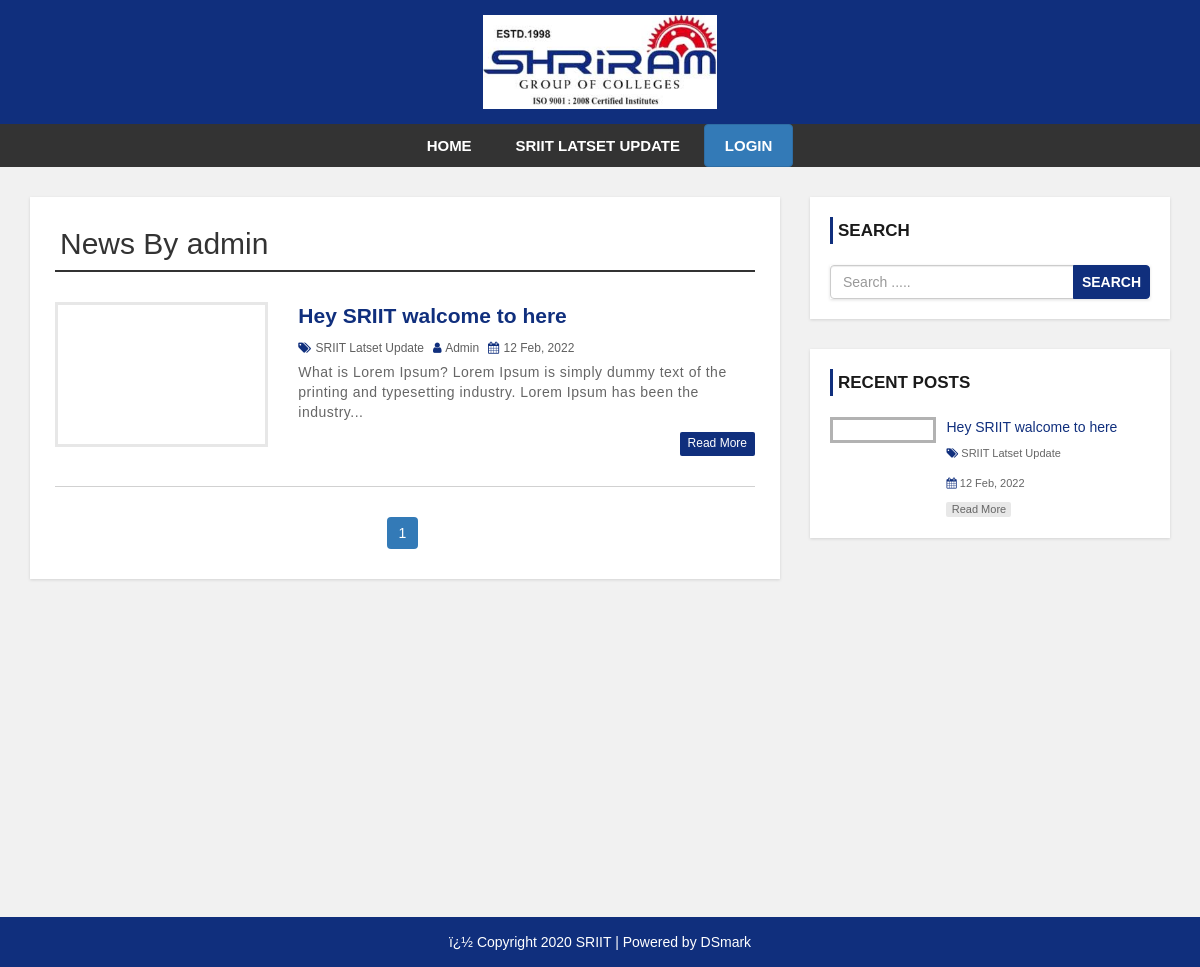
/author.php?aid=49, run on the app's committed database.
### tables this page shows
CREATE TABLE `settings` (
  `id` int(11) NOT NULL,
  `websitename` varchar(60) NOT NULL,
  `logo` varchar(50) NOT NULL,
  `footerdesc` varchar(255) NOT NULL
);

CREATE TABLE `category` (
  `category_id` int(11) NOT NULL,
  `category_name` varchar(100) NOT NULL,
  `post` int(11) NOT NULL DEFAULT 0
);

CREATE TABLE `post` (
  `post_id` int(11) NOT NULL,
  `title` varchar(100) NOT NULL,
  `description` text NOT NULL,
  `category` varchar(100) NOT NULL,
  `post_date` varchar(50) NOT NULL,
  `author` int(11) NOT NULL,
  `post_img` varchar(100) NOT NULL
);

CREATE TABLE `user` (
  `user_id` int(10) UNSIGNED NOT NULL,
  `first_name` varchar(30) NOT NULL,
  `last_name` varchar(30) NOT NULL,
  `username` varchar(30) DEFAULT NULL,
  `password` varchar(40) DEFAULT NULL,
  `role` int(11) NOT NULL
);

### config.php (called while the page is built, shortened)
<?php
$hostname = "http://localhost/SRIIT";
?>

### author.php (the view, shortened to what this page needs)
<?php include 'header.php'; ?>
    <div id="main-content">
      <div class="container">
        <div class="row">
            <div class="col-md-8">
              <div class="post-container">
                <?php
                include "config.php";
                if(isset($_GET['aid'])){
                  $auth_id = $_GET['aid'];
                  $sql1 = "SELECT * FROM post JOIN user
                          ON post.author = user.user_id
                          WHERE post.author = {$auth_id}";
                  $result1 = mysqli_query($conn, $sql1) or die("Query Failed.");
                  $row1 = mysqli_fetch_assoc($result1);
                ?>
                <h2 class="page-heading">News By <?php echo $row1['username']; ?></h2>
                <?php
                  $limit = 3;
                  if(isset($_GET['page'])){
                    $page = $_GET['page'];
                  }else{
                    $page = 1;
                  }
                  $offset = ($page - 1) * $limit;
                  $sql = "SELECT post.post_id, post.title, post.description,post.post_date,post.author,
                  category.category_name,user.username,post.category,post.post_img FROM post
                  LEFT JOIN category ON post.category = category.category_id
                  LEFT JOIN user ON post.author = user.user_id
                  WHERE post.author = {$auth_id}
                  ORDER BY post.post_id DESC LIMIT {$offset},{$limit}";
                  $result = mysqli_query($conn, $sql) or die("Query Failed.");
                  if(mysqli_num_rows($result) > 0){
                    while($row = mysqli_fetch_assoc($result)) {
                ?>
                  <div class="post-content">
                      <div class="row">
                          <div class="col-md-4">
                            <a class="post-img" href="single.php?id=<?php echo $row['post_id']; ?>"><img src="admin/upload/<?php echo $row['post_img']; ?>" alt=""/></a>
                          </div>
                          <div class="col-md-8">
                            <div class="inner-content clearfix">
                                <h3><a href='single.php?id=<?php echo $row['post_id']; ?>'><?php echo $row['title']; ?></a></h3>
                                <div class="post-information">
                                    <span>
                                        <i class="fa fa-tags" aria-hidden="true"></i>
                                        <a href='category.php?cid=<?php echo $row['category']; ?>'><?php echo $row['category_name']; ?></a>
                                    </span>
                                    <span>
                                        <i class="fa fa-user" aria-hidden="true"></i>
                                        <a href='author.php?aid=<?php echo $row['author']; ?>'><?php echo $row['username']; ?></a>
                                    </span>
                                    <span>
                                        <i class="fa fa-calendar" aria-hidden="true"></i>
                                        <?php echo $row['post_date']; ?>
                                    </span>
                                </div>
                                <p class="description">
                                    <?php echo substr($row['description'],0,130) . "..."; ?>
                                </p>
                                <a class='read-more pull-right' href='single.php?id=<?php echo $row['post_id']; ?>'>read more</a>
                            </div>
                          </div>
                      </div>
                  </div>
                  <?php
                    }
                  }else{
                    echo "<h2>No Record Found.</h2>";
                  }
                  if(mysqli_num_rows($result1) > 0){
                    $total_records = mysqli_num_rows($result1);
                    $total_page = ceil($total_records / $limit);
                    echo '<ul class="pagination admin-pagination">';
                    for($i = 1; $i <= $total_page; $i++){
                      if($i == $page){
                        $active = "active";
                      }else{
                        $active = "";
                      }
                      echo '<li class="'.$active.'"><a href="author.php?aid='.$auth_id .'&page='.$i.'">'.$i.'</a></li>';
                    }
                    echo '</ul>';
                  }
                }else{
                  echo "<h2>No Record Found.</h2>";
                }
                  ?>
              </div>
            </div>
            <?php include 'sidebar.php'; ?>
        </div>
      </div>
    </div>
<?php include 'footer.php'; ?>

### header.php (shortened to what this page needs)
<?php
  include "config.php";
?>
<!DOCTYPE html>
<html lang="en">
<head>
    <link rel="stylesheet" href="css/bootstrap.min.css" />
    <link rel="stylesheet" href="css/font-awesome.css">
    <link rel="stylesheet" href="css/style.css">
</head>
<body>
<div id="header">
    <div class="container">
        <div class="row">
            <div class=" col-md-offset-4 col-md-4">
              <?php
                include "config.php";
                $sql = "SELECT * FROM settings";
                $result = mysqli_query($conn, $sql) or die("Query Failed.");
                if(mysqli_num_rows($result) > 0){
                  while($row = mysqli_fetch_assoc($result)) {
                    if($row['logo'] == ""){
                      echo '<a href="index.php"><h1>'.$row['websitename'].'</h1></a>';
                    }else{
                      echo '<a href="index.php" id="logo"><img src="admin/images/'. $row['logo'] .'"></a>';
                    }
                  }
                }
                ?>
            </div>
        </div>
    </div>
</div>
<div id="menu-bar">
    <div class="container">
        <div class="row">
            <div class="col-md-12">
              <?php
                include "config.php";
                $sql = "SELECT * FROM category WHERE post > 0";
                $result = mysqli_query($conn, $sql) or die("Query Failed. : Category");
                if(mysqli_num_rows($result) > 0){
                  $active = "";
              ?>
                <ul class='menu'>
                  <li><a href='<?php echo $hostname; ?>'>Home</a></li>
                  <?php while($row = mysqli_fetch_assoc($result)) {
                    echo "<li><a class='{$active}' href='category.php?cid={$row['category_id']}'>{$row['category_name']}</a></li>";
                  } ?>
                  <li>
                                <a class="btn btn-primary mt-5" href="<?php echo $hostname."/"."admin"?>">login</a>
                  </li>
                </ul>
                <?php } ?>
            </div>
        </div>
    </div>
</div>

### sidebar.php (shortened to what this page needs)
<div id="sidebar" class="col-md-4">
    <div class="search-box-container">
        <h4>Search</h4>
        <form class="search-post" action="search.php" method ="GET">
            <div class="input-group">
                <input type="text" name="search" class="form-control" placeholder="Search .....">
                <span class="input-group-btn">
                    <button type="submit" class="btn btn-danger">Search</button>
                </span>
            </div>
        </form>
    </div>
    <div class="recent-post-container">
        <h4>Recent Posts</h4>
        <?php
        include "config.php";
        $limit = 3;
        $sql = "SELECT post.post_id, post.title, post.post_date,
        category.category_name,post.category,post.post_img FROM post
        LEFT JOIN category ON post.category = category.category_id
        ORDER BY post.post_id DESC LIMIT {$limit}";
        $result = mysqli_query($conn, $sql) or die("Query Failed. : Recent Post");
        if(mysqli_num_rows($result) > 0){
          while($row = mysqli_fetch_assoc($result)) {
      ?>
        <div class="recent-post">
            <a class="post-img" href="single.php?id=<?php echo $row['post_id']; ?>">
            </a>
            <div class="post-content">
                <h5><a href="single.php?id=<?php echo $row['post_id']; ?>"><?php echo $row['title']; ?></a></h5>
                <span>
                    <i class="fa fa-tags" aria-hidden="true"></i>
                    <a href='category.php?cid=<?php echo $row['category']; ?>'><?php echo $row['category_name']; ?></a>
                </span>
                <span>
                    <i class="fa fa-calendar" aria-hidden="true"></i>
                    <?php echo $row['post_date']; ?>
                </span>
                <a class="read-more" href="single.php?id=<?php echo $row['post_id']; ?>">read more</a>
            </div>
        </div>
    <?php
      }
    }
    ?>
    </div>
</div>

### footer.php
<div id ="footer">
    <div class="container">
        <div class="row">
            <div class="col-md-12">
              <?php
                include "config.php";
                $sql = "SELECT * FROM settings";
                $result = mysqli_query($conn, $sql) or die("Query Failed.");
                if(mysqli_num_rows($result) > 0){
                  while($row = mysqli_fetch_assoc($result)) {
              ?>
                <span><?php echo $row['footerdesc']; ?></span>
              <?php
                }
              }
              ?>
            </div>
        </div>
    </div>
</div>
</body>
</html>

### css/style.css (style rules this page uses)
body { background: #f1f1f1; font-family: sans-serif,arial,Helvetica; }
a, a:hover, a:focus { text-decoration: none; outline: none; }
ul { margin:0; padding:0; list-style:none; }
h2.page-heading { margin: 5px 0 30px; padding: 0 5px 10px; border-bottom: 2px solid #333; }
form { background: #fff; padding: 25px; box-shadow:0 1px 3px rgba(0, 0, 0, 0.13); }
#header { background: #102f7d; text-align: center; padding: 15px; }
#logo { display: inline-block; width: 65%; }
#logo img { width: 100%; }
#menu-bar { background: #333; text-align: center; }
#menu-bar .menu > li { display: inline-block; }
.menu > li > a { padding: 10px 20px; display: block; text-transform: uppercase; color: #fff; font-size: 15px; font-weight:600; transition:all 0.5s ease 0s; }
#main-content { padding: 30px 0; min-height: 750px; }
#main-content .post-container { background-color: #fff; padding: 25px; box-shadow: 0 1px 3px rgba(0, 0, 0, 0.13); }
#main-content .post-content { border-bottom: 1px solid #d1d1d1; padding: 0 0 30px; margin-bottom:30px; }
#main-content .post-content .post-img { border: 3px solid #e7e7e7; display: block; height: 145px; overflow: hidden; transition: border .3s; }
#main-content .post-content h3 { font-size: 21px; line-height: 28px; font-weight: 600; margin: 0 0 7px; }
#main-content .post-content h3 a { color: #102f7d; transition:all 0.3s; }
#main-content .post-content .post-information span { color: #606060; font-size: 12px; text-transform: capitalize; margin: 0 5px 5px 0; display: inline-block; }
#main-content .post-content .post-information i { color: #102f7d; margin-right: 1px; }
#main-content .post-content .post-information a { color: #606060; text-decoration: none; }
#main-content .post-content p, #main-content .single-post p { color: #666; font-size: 14px; letter-spacing: 0.5px; margin:0 0 10px; }
#main-content .post-content a.read-more { color: #fff; background-color: #102f7d; font-size: 12px; text-transform: capitalize; padding: 3px 8px; border-radius: 2px; transition: all 0.3s; }
.pagination { display: block; text-align: center; margin: 0; }
.pagination li { display:inline-block; margin: 0 5px 0 0; }
.pagination li a { border: none; background: #102f7d; color: #fff; }
i.fa { color:#222; }
#sidebar h4 { color: #1A1A1A; font-size: 17px; line-height: 27px; font-weight:600; text-transform: uppercase; padding: 0 0 0 5px; margin: 0 0 21px; border-left: 3px solid #102f7d; }
#sidebar .search-box-container { background-color: #fff; padding: 20px; margin: 0 0 30px; box-shadow: 0 1px 3px rgba(0, 0, 0, 0.13); }
#sidebar .search-post { padding: 0; }
#sidebar .search-post input { color: #606060; }
#sidebar .search-post .btn { font-weight: 600; text-transform: uppercase; padding: 6px 8px; background-color: #102f7d; border-color: #102f7d; outline: none; }
#sidebar .recent-post-container { padding: 20px; background: #fff; box-shadow: 0 1px 3px rgba(0, 0, 0, 0.13); }
#sidebar .recent-post { border-bottom: 1px solid #e7e7e7; padding: 0 0 15px; margin: 0 0 15px; }
#sidebar .recent-post:last-child { margin: 0; padding: 0; border: none; }
#sidebar .recent-post .post-img { display: inline-block; width: 33%; border: 3px solid rgba(0,0,0,0.3); vertical-align: top; transition: border .3s; }
#sidebar .recent-post .post-content { width: 65%; display: inline-block; border: none; padding: 0 0 0 7px; margin: 0; }
#sidebar .recent-post h5 { font-size: 14px; line-height: 20px; margin: 0 0 5px; }
#sidebar .recent-post h5 a { color: #102f7d; }
#sidebar .recent-post span { color: #666; font-size: 11px; display: inline-block; margin: 0 5px 10px 0; }
#sidebar .recent-post span a { color: #666; }
#sidebar .recent-post span i { color: #102f7d; }
#sidebar .recent-post a.read-more { color: #666; background-color: rgba(0,0,0,0.09); width: 65px; font-size: 11px; text-align: center; padding: 0; display: block; transition: all 0.3s; }
#footer { color: #fff; padding:15px 0; text-align:center; background-color:#102f7d; }
#footer a { color:#fff; }

### data on the page
settings: logo (picture), footerdesc "ï¿½ Copyright 2020 SRIIT | Powered by DSmark"
category: category_name "SRIIT LATSET UPDATE"
post: user.username "admin", title "Hey SRIIT walcome to here", category.category_name "SRIIT Latset Update", user.username "Admin", post_date "12 Feb, 2022", description "What is Lorem Ipsum? Lorem Ipsum is simply dummy text of the printing and typesetting industry. Lorem Ipsum has been the industry"
